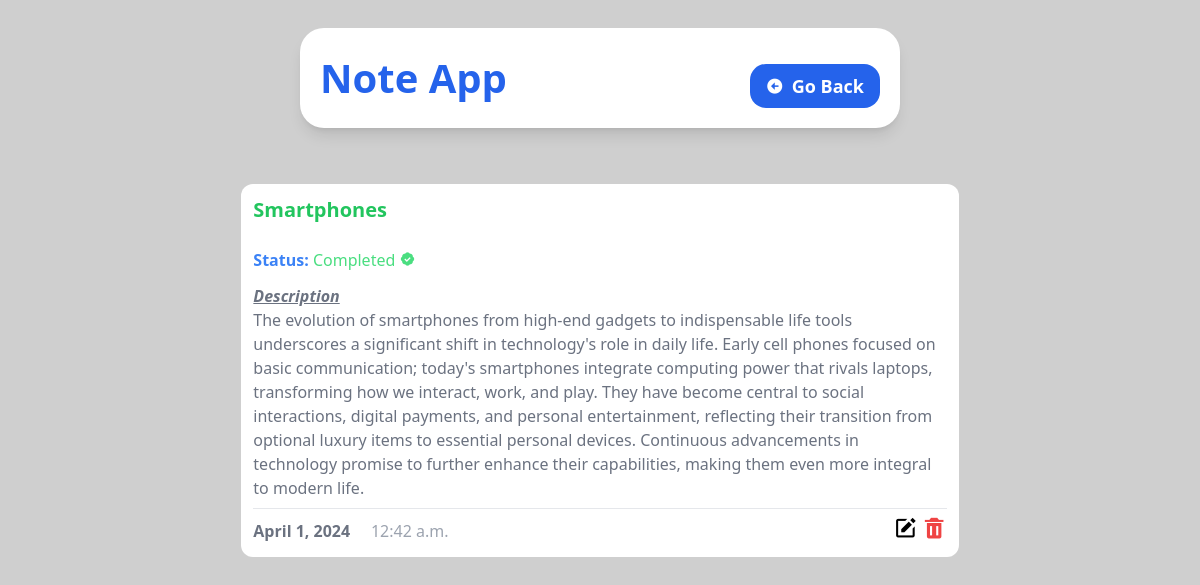
The app's page /detail/7 with its own data.
### tasks/models.py (models this page shows, shortened)
class Task(models.Model):
    title=models.CharField(max_length=31)
    description=models.TextField(null=True,blank=True)
    due_date=models.DateField()
    due_time=models.TimeField()
    completed=models.BooleanField(default=False)

### tasks/views.py (the view)
# urls.py: path('detail/<int:id>',views.task_detail,name='task_detail'),
def task_detail(request,id):
    details=Task.objects.get(id=id)
    return render(request,'task_detail.html',{'task':details,'goback':False})

### template/task_detail.html (shortened to what this page needs)
{% load static %}
<!DOCTYPE html>
<html lang="en">
  <head>
    <link
      href="https://unpkg.com/boxicons@2.1.4/css/boxicons.min.css"
      rel="stylesheet"
    />
    <link rel="stylesheet" href="{% static 'style.css' %}" />
  </head>
  <body
    class="bg-[#cfcfcf] flex flex-col items-center justify-center gap-4 h-screen"
  >
    <header
      class="bg-white shadow-lg w-10/12 h-auto rounded-3xl flex flex-col sm:flex-row justify-between items-center p-5 m-7 md:w-3/6"
    >
      <h1 class="text-blue-600 font-bold text-[40px]"><a href="{% url 'index' %}">Note App</a></h1>
      <a
        class="bg-blue-600 py-2 px-4 text-white font-semibold rounded-2xl text-lg mt-4 flex items-center gap-2"
        href="{% url 'index' %}"
      >
      <i class="bx bxs-left-arrow-circle"></i> Go Back
      </a>
    </header>
 <section
 class="flex flex-1 flex-wrap justify-center gap-3 bg-[#fff0] w-10/12 md:w-11/12 h-full mb-3 rounded-2xl p-3 overflow-y-auto scrollbar-hide"
>
 <div class="w-full md:w-4/6 flex flex-col bg-white h-fit rounded-xl p-3">
   <div class="flex flex-row justify-between">
     <div>
       <h1 class="text-green-500 font-semibold text-xl">
         {{task.title}}
       </h1>
       <br />
       {% if task.completed %}
       <h2 class="text-blue-500 font-bold">
         Status:
         <span class="font-medium text-green-400"
           >Completed <i class="bx bxs-badge-check"></i
         ></span>
       </h2>
       {% endif %}
       <h2 class="text-gray-500 font-bold italic underline mt-3">
         Description
       </h2>
       <p class="text-gray-500 text-md">
         {{task.description}}
       </p>
     </div>
   </div>
   <hr class="border-t border-gray-200 my-2" />
   <div class="flex justify-between items-center">
    <h2 class="text-gray-500 font-bold">
      {{ task.due_date }} &nbsp;&nbsp;&nbsp;
      <span class="font-medium text-gray-400">
        {{ task.due_time }}
      </span>
    </h2>
    <div>
        <a href="{% url 'update' task.id %}" class="inline-block mr-4" aria-label="Edit task">
            <i class="bx bxs-edit bx-sm text-pink-500"></i>
        </a>
        <a href="{% url 'delete' task.id %}" class="inline-block" aria-label="Delete task">
            <i class="bx bxs-trash bx-sm text-red-500"></i>
        </a>
    </div>
</div>
 </div>
</section>
  </body>
</html>

### static/style.css (style rules this page uses)
html { line-height: 1.5; -webkit-text-size-adjust: 100%; -moz-tab-size: 4; -o-tab-size: 4; tab-size: 4; font-family: ui-sans-serif, system-ui, -apple-system, BlinkMacSystemFont, "Segoe UI", Roboto, "Helvetica Neue", Arial, "Noto Sans", sans-serif, "Apple Color Emoji", "Segoe UI Emoji", "Segoe UI Symbol", "Noto Color Emoji"; font-feature-settings: normal; font-variation-settings: normal; }
body { margin: 0; line-height: inherit; }
hr { height: 0; color: inherit; border-top-width: 1px; }
h1, h2, h3, h4, h5, h6 { font-size: inherit; font-weight: inherit; }
a { color: inherit; text-decoration: inherit; }
blockquote, dl, dd, h1, h2, h3, h4, h5, h6, hr, figure, p, pre { margin: 0; }
.m-7 { margin: 1.75rem; }
.my-2 { margin-top: 0.5rem; margin-bottom: 0.5rem; }
.mb-3 { margin-bottom: 0.75rem; }
.mt-3 { margin-top: 0.75rem; }
.mt-4 { margin-top: 1rem; }
.flex { display: flex; }
.h-auto { height: auto; }
.h-fit { height: -moz-fit-content; height: fit-content; }
.h-full { height: 100%; }
.h-screen { height: 100vh; }
.w-10\/12 { width: 83.333333%; }
.w-full { width: 100%; }
.flex-1 { flex: 1 1 0%; }
.flex-row { flex-direction: row; }
.flex-col { flex-direction: column; }
.flex-wrap { flex-wrap: wrap; }
.items-center { align-items: center; }
.justify-center { justify-content: center; }
.justify-between { justify-content: space-between; }
.gap-2 { gap: 0.5rem; }
.gap-3 { gap: 0.75rem; }
.gap-4 { gap: 1rem; }
.overflow-y-auto { overflow-y: auto; }
.rounded-2xl { border-radius: 1rem; }
.rounded-3xl { border-radius: 1.5rem; }
.rounded-xl { border-radius: 0.75rem; }
.border-t { border-top-width: 1px; }
.border-gray-200 { --tw-border-opacity: 1; border-color: rgb(229 231 235 / var(--tw-border-opacity)); }
.bg-\[\#cfcfcf\] { --tw-bg-opacity: 1; background-color: rgb(207 207 207 / var(--tw-bg-opacity)); }
.bg-\[\#fff0\] { background-color: #fff0; }
.bg-blue-600 { --tw-bg-opacity: 1; background-color: rgb(37 99 235 / var(--tw-bg-opacity)); }
.bg-white { --tw-bg-opacity: 1; background-color: rgb(255 255 255 / var(--tw-bg-opacity)); }
.p-3 { padding: 0.75rem; }
.p-5 { padding: 1.25rem; }
.px-4 { padding-left: 1rem; padding-right: 1rem; }
.py-2 { padding-top: 0.5rem; padding-bottom: 0.5rem; }
.text-\[40px\] { font-size: 40px; }
.text-lg { font-size: 1.125rem; line-height: 1.75rem; }
.text-xl { font-size: 1.25rem; line-height: 1.75rem; }
.font-bold { font-weight: 700; }
.font-medium { font-weight: 500; }
.font-semibold { font-weight: 600; }
.italic { font-style: italic; }
.text-blue-500 { --tw-text-opacity: 1; color: rgb(59 130 246 / var(--tw-text-opacity)); }
.text-blue-600 { --tw-text-opacity: 1; color: rgb(37 99 235 / var(--tw-text-opacity)); }
.text-gray-400 { --tw-text-opacity: 1; color: rgb(156 163 175 / var(--tw-text-opacity)); }
.text-gray-500 { --tw-text-opacity: 1; color: rgb(107 114 128 / var(--tw-text-opacity)); }
.text-green-400 { --tw-text-opacity: 1; color: rgb(74 222 128 / var(--tw-text-opacity)); }
.text-green-500 { --tw-text-opacity: 1; color: rgb(34 197 94 / var(--tw-text-opacity)); }
.text-red-500 { --tw-text-opacity: 1; color: rgb(239 68 68 / var(--tw-text-opacity)); }
.text-white { --tw-text-opacity: 1; color: rgb(255 255 255 / var(--tw-text-opacity)); }
.underline { text-decoration-line: underline; }
.shadow-lg { --tw-shadow: 0 10px 15px -3px rgb(0 0 0 / 0.1), 0 4px 6px -4px rgb(0 0 0 / 0.1); --tw-shadow-colored: 0 10px 15px -3px var(--tw-shadow-color), 0 4px 6px -4px var(--tw-shadow-color); box-shadow: var(--tw-ring-offset-shadow, 0 0 #0000), var(--tw-ring-shadow, 0 0 #0000), var(--tw-shadow); }
@media (min-width: 640px) { .sm\:flex-row { flex-direction: row; } }
@media (min-width: 768px) { .md\:w-11\/12 { width: 91.666667%; } }
@media (min-width: 768px) { .md\:w-3\/6 { width: 50%; } }
@media (min-width: 768px) { .md\:w-4\/6 { width: 66.666667%; } }

### records on screen
Task: title "Smartphones", description "The evolution of smartphones from high-end gadgets to indispensable life tools underscores a significant shift in technology's role in daily life. Early cell phones focused on basic communication; today's smartphones integrate computing power that rivals laptops, transforming how we interact, work, and play. They have become central to social interactions, digital payments, and personal entertainment, reflecting their transition from optional luxury items to essential personal devices. Continuous advancements in technology promise to further enhance their capabilities, making them even more integral to modern life.", due_date "April 1, 2024", due_time "12:42 a.m."
